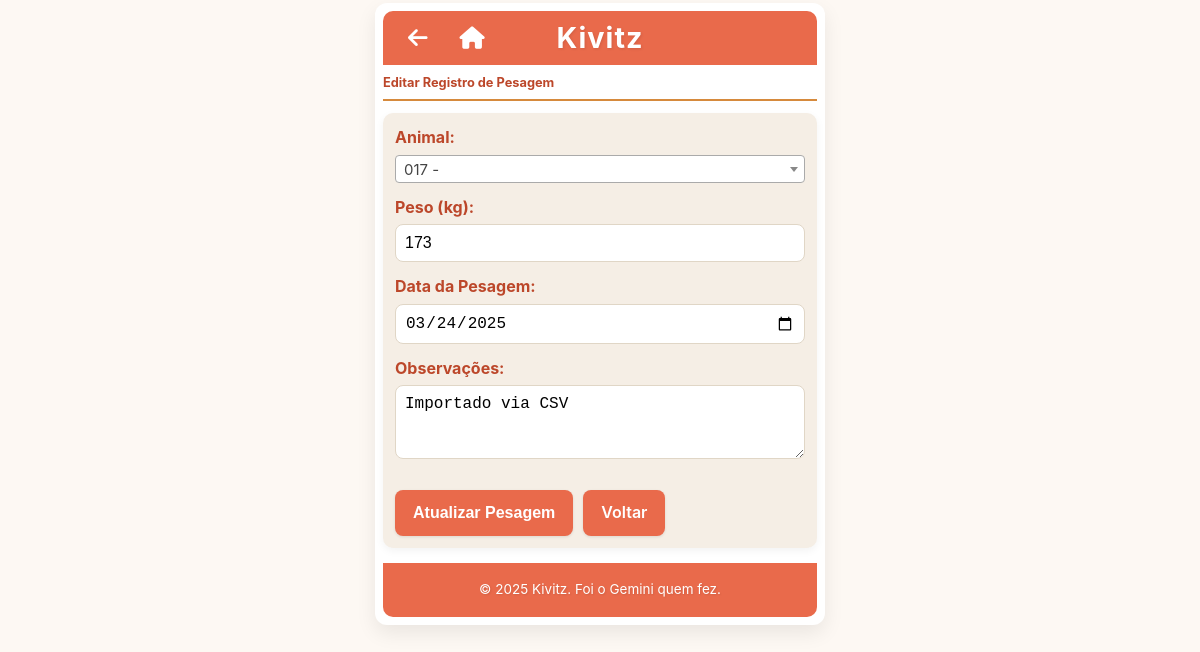
Page /views/pesagens/edit.php?id=3 (signed in) on the committed database.
### tables this page shows
CREATE TABLE `pesagens` (
  `id` int(11) NOT NULL,
  `id_gado` int(11) NOT NULL,
  `peso` int(11) NOT NULL,
  `data_pesagem` date NOT NULL,
  `observacoes` text DEFAULT NULL,
  `created_at` timestamp NOT NULL DEFAULT current_timestamp(),
  `updated_at` timestamp NOT NULL DEFAULT current_timestamp() ON UPDATE current_timestamp()
);

### models/Pesagem.php (called while the page is built, shortened)
<?php
class Pesagem {
    private $conn;
    private $table_name = "pesagens";
    public $id;
    public function __construct($db) {
        $this->conn = $db;
    }
    public function readOne() {
        $query = "SELECT * FROM " . $this->table_name . " WHERE id = ? LIMIT 1";
        $stmt = $this->conn->prepare($query);
        $stmt->bindParam(1, $this->id);
        $stmt->execute();
        $row = $stmt->fetch(PDO::FETCH_ASSOC);
        if ($row) {
            $this->peso = $row['peso'];
            $this->data_pesagem = $row['data_pesagem'];
            $this->observacoes = $row['observacoes'];
            return true;
        }
        return false;
    }
}
?>

### views/pesagens/edit.php (the view, shortened to what this page needs)
<?php
include_once __DIR__ . '/../../includes/header.php';
require_once __DIR__ . '/../../config/database.php';
require_once __DIR__ . '/../../models/Pesagem.php';
$pesagem = new Pesagem($pdo);
$pesagem->id = $_GET['id'] ?? die('ID não fornecido.');
if (!$pesagem->readOne()) {
    die('Registro de pesagem não encontrado.');
}
?>
<h2 class="page-title">Editar Registro de Pesagem</h2>
<form action="../../controllers/PesagemController.php" method="post">
    <div>
        <label for="id_gado">Animal:</label>
    </div>
    <div>
        <label for="peso">Peso (kg):</label>
        <input type="number" id="peso" name="peso" step="1" required placeholder="Ex: 450" value="<?php echo htmlspecialchars($pesagem->peso); ?>">
    </div>
    <div>
        <label for="data_pesagem">Data da Pesagem:</label>
        <input type="date" id="data_pesagem" name="data_pesagem" value="<?php echo htmlspecialchars($pesagem->data_pesagem); ?>" required>
    </div>
    <div>
        <label for="observacoes">Observações:</label>
        <textarea id="observacoes" name="observacoes" rows="3"><?php echo htmlspecialchars($pesagem->observacoes); ?></textarea>
    </div>
    <div class="button-group">
        <button type="submit" class="btn btn-primary">Atualizar Pesagem</button>
        <a href="index.php" class="btn btn-secondary">Voltar</a>
    </div>
</form>
<?php include_once __DIR__ . '/../../includes/footer.php'; ?>

### css/style.css (style rules this page uses)
:root { --primary-orange: #E96A4B; --light-accent-orange: #FCE0C3; --dark-orange: #BC472A; --highlight-orange: #D68A3D; --neutral-text: #3D3D3D; --neutral-dark: #6B5F5F; --background-light: #FDF8F3; --background-medium: #F5EEE5; --border-color: #E0D6C6; --success-green: #66BB6A; --error-red: #E57373; --shadow-light: 0 3px 8px rgba(0, 0, 0, 0.05); --shadow-medium: 0 8px 20px rgba(0, 0, 0, 0.08); --bst-green: #4CAF50; --bst-gray: #BDBDBD; --text-esmaecido: #B0B0B0; --background-esmaecido-even: #F0F0F0; --background-esmaecido-odd: #FAFAFA; --bg-estoque-baixo: #FFEBEE; }
*, *::before, *::after { box-sizing: border-box; }
body { font-family: 'Inter', 'Segoe UI', Tahoma, Geneva, Verdana, sans-serif; line-height: 1.6; margin: 0; padding: 0; background-color: var(--background-light); color: var(--neutral-text); display: flex; justify-content: center; align-items: flex-start; min-height: 100vh; font-size: 15px; overflow-x: hidden; }
h2.page-title { color: var(--dark-orange); font-size: 0.8rem; margin-top: 0; margin-bottom: 12px; border-bottom: 2px solid var(--highlight-orange); padding-bottom: 6px; font-weight: 700; }
form { background-color: var(--background-medium); padding: 12px; border-radius: 10px; box-shadow: 0 3px 8px rgba(0, 0, 0, 0.05); margin-top: 12px; display: grid; gap: 12px; }
form label { display: block; margin-bottom: 4px; font-weight: 700; color: var(--dark-orange); font-size: 1rem; }
form input[type="text"], form input[type="password"], form input[type="date"], form input[type="number"], form select, form textarea { width: 100%; padding: 9px; border: 1px solid var(--border-color); border-radius: 8px; font-size: 1rem; transition: border-color 0.3s ease, box-shadow 0.3s ease; background-color: #fff; box-sizing: border-box; }
.btn { background-color: var(--primary-orange); color: white; padding: 10px 18px; border: none; border-radius: 8px; cursor: pointer; font-size: 1rem; font-weight: 600; transition: background-color 0.3s ease, transform 0.2s ease, box-shadow 0.3s ease; text-decoration: none; display: inline-block; text-align: center; box-shadow: 0 1px 3px rgba(0, 0, 0, 0.1); }
.button-group { display: flex; gap: 10px; margin-top: 12px; flex-wrap: wrap; justify-content: flex-start; }

### rows in the picture
pesagens: peso "173", data_pesagem "03/24/2025", observacoes "Importado via CSV"
